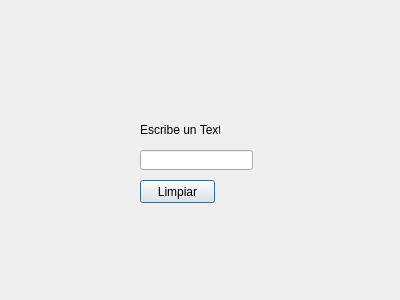
<?xml version="1.0" encoding="UTF-8"?>
<ui version="4.0">
 <class>Dialog</class>
 <widget class="QDialog" name="Dialog">
  <property name="geometry">
   <rect>
    <x>0</x>
    <y>0</y>
    <width>400</width>
    <height>300</height>
   </rect>
  </property>
  <property name="windowTitle">
   <string>Dialog</string>
  </property>
  <widget class="QLabel" name="label">
   <property name="geometry">
    <rect>
     <x>140</x>
     <y>120</y>
     <width>80</width>
     <height>20</height>
    </rect>
   </property>
   <property name="text">
    <string>Escribe un Texto</string>
   </property>
  </widget>
  <widget class="QLineEdit" name="lineEdit">
   <property name="geometry">
    <rect>
     <x>140</x>
     <y>150</y>
     <width>113</width>
     <height>20</height>
    </rect>
   </property>
  </widget>
  <widget class="QPushButton" name="pushButton">
   <property name="geometry">
    <rect>
     <x>140</x>
     <y>180</y>
     <width>75</width>
     <height>23</height>
    </rect>
   </property>
   <property name="text">
    <string>Limpiar</string>
   </property>
  </widget>
 </widget>
 <resources/>
 <connections>
  <connection>
   <sender>pushButton</sender>
   <signal>clicked()</signal>
   <receiver>lineEdit</receiver>
   <slot>clear()</slot>
   <hints>
    <hint type="sourcelabel">
     <x>164</x>
     <y>194</y>
    </hint>
    <hint type="destinationlabel">
     <x>169</x>
     <y>165</y>
    </hint>
   </hints>
  </connection>
 </connections>
</ui>
